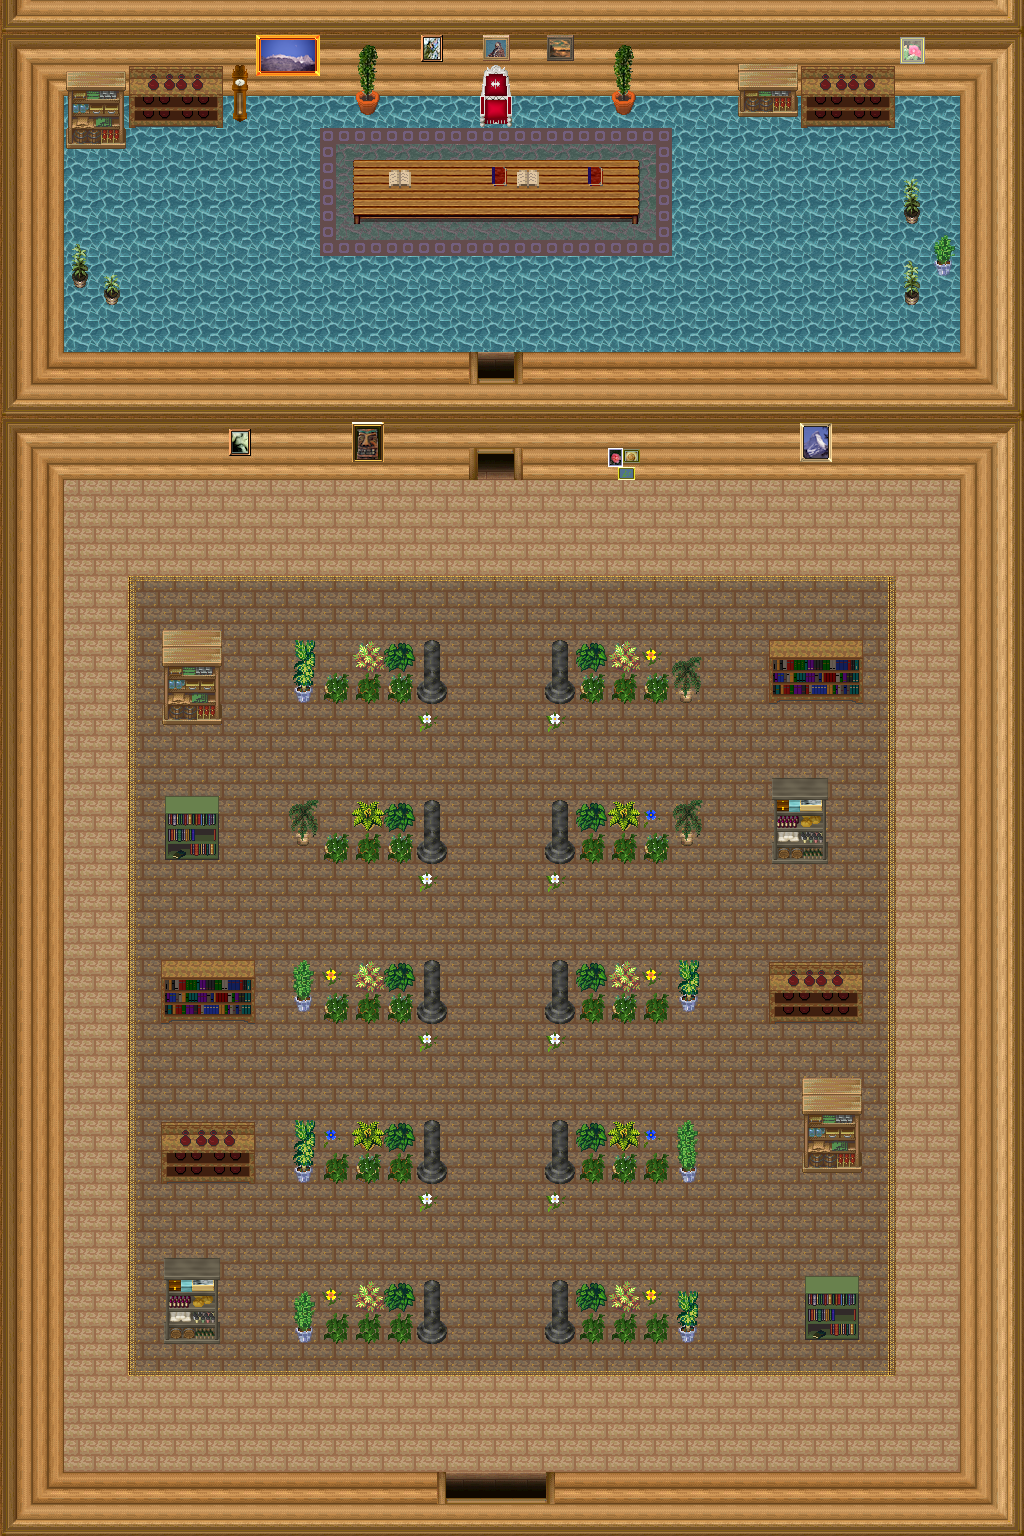

The image is a tile-based game level rendered from a .tmx file. Its description and source (layers, tilesets, objects; grid data summarised) follow:
An orthogonal 32x48 tile map with 32x32 px tiles, 5 tile layers (0_floor, 1_terrain, 2_object, 3_roof, ...), 2 hidden layers not drawn, 26 tilesets.

<map version="1.2" tiledversion="1.2.2" orientation="orthogonal" renderorder="right-down" width="32" height="48" tilewidth="32" tileheight="32" infinite="0" nextlayerid="8" nextobjectid="1">
 <tileset firstgid="1" name="carpets_2" tilewidth="32" tileheight="32" tilecount="12" columns="4">
  <image source="../../tileset/furniture/carpet/carpets_2.png" trans="ff00ff" width="128" height="96" />
 </tileset>
 <tileset firstgid="13" name="throne_small" tilewidth="32" tileheight="32" tilecount="2" columns="1">
  <image source="../../tileset/furniture/chair/throne_small.png" width="32" height="64" />
 </tileset>
 <tileset firstgid="15" name="rug_border" tilewidth="32" tileheight="32" tilecount="9" columns="3">
  <image source="../../tileset/furniture/carpet/rug_border.png" width="96" height="96" />
 </tileset>
 <tileset firstgid="24" name="bushes" tilewidth="32" tileheight="32" tilecount="10" columns="5">
  <image source="../../tileset/plant/bush/bushes.png" trans="ffffff" width="160" height="64" />
 </tileset>
 <tileset firstgid="34" name="wooden_rectangular" tilewidth="32" tileheight="32" tilecount="9" columns="3">
  <image source="../../tileset/furniture/table/wooden_rectangular.png" trans="ff00ff" width="96" height="96" />
 </tileset>
 <tileset firstgid="43" name="metal_and_stone" tilewidth="32" tileheight="32" tilecount="6" columns="3">
  <image source="../../tileset/item/statue/metal_and_stone.png" width="96" height="64" />
 </tileset>
 <tileset firstgid="49" name="pale_book_bottle_shelf" tilewidth="32" tileheight="32" tilecount="12" columns="3">
  <image source="../../tileset/furniture/shelve/pale_book_bottle_shelf.png" trans="ff00ff" width="96" height="128" />
 </tileset>
 <tileset firstgid="61" name="small" tilewidth="32" tileheight="32" tilecount="3" columns="3">
  <image source="../../tileset/furniture/picture/small.png" width="96" height="32" />
 </tileset>
 <tileset firstgid="64" name="pot_plant" tilewidth="32" tileheight="32" tilecount="3" columns="1">
  <image source="../../tileset/plant/indoor/pot_plant.png" width="32" height="96" />
 </tileset>
 <tileset firstgid="67" name="daisy_blue" tilewidth="32" tileheight="32" tilecount="8" columns="2">
  <image source="../../tileset/plant/flower/daisy_blue.png" trans="ffffff" width="64" height="128" />
 </tileset>
 <tileset firstgid="75" name="daisy_yellow" tilewidth="32" tileheight="32" tilecount="8" columns="2">
  <image source="../../tileset/plant/flower/daisy_yellow.png" trans="ffffff" width="64" height="128" />
 </tileset>
 <tileset firstgid="83" name="wooden_clock" tilewidth="32" tileheight="32" tilecount="6" columns="1">
  <image source="../../tileset/furniture/clock/wooden_clock.png" width="32" height="192" />
 </tileset>
 <tileset firstgid="89" name="daisy_white" tilewidth="32" tileheight="32" tilecount="8" columns="2">
  <image source="../../tileset/plant/flower/daisy_white.png" trans="ffffff" width="64" height="128" />
 </tileset>
 <tileset firstgid="97" name="book" tilewidth="32" tileheight="32" tilecount="4" columns="2">
  <image source="../../tileset/item/documents/book.png" width="64" height="64" />
 </tileset>
 <tileset firstgid="101" name="collision" tilewidth="32" tileheight="32" tilecount="1" columns="1">
  <image source="../../tileset/logic/collision.png" width="32" height="32" />
 </tileset>
 <tileset firstgid="102" name="protection" tilewidth="32" tileheight="32" tilecount="2" columns="2">
  <image source="../../tileset/logic/protection.png" width="64" height="32" />
 </tileset>
 <tileset firstgid="104" name="barrel" tilewidth="32" tileheight="32" tilecount="1" columns="1">
  <image source="../../tileset/item/pot/barrel_with_flower.png" width="32" height="32" />
 </tileset>
 <tileset firstgid="105" name="barrel2" tilewidth="32" tileheight="32" tilecount="2" columns="1">
  <image source="../../tileset/item/pot/barrel.png" width="32" height="64" />
 </tileset>
 <tileset firstgid="107" name="plants" tilewidth="32" tileheight="32" tilecount="12" columns="6">
  <image source="../../tileset/plant/indoor/pot_plant_1.png" width="192" height="64" />
 </tileset>
 <tileset firstgid="119" name="shelf" tilewidth="32" tileheight="32" tilecount="10" columns="2">
  <image source="../../tileset/furniture/shelve/shelf_4.png" width="64" height="160" />
 </tileset>
 <tileset firstgid="129" name="oil paintings" tilewidth="32" tileheight="32" tilecount="16" columns="4">
  <image source="../../tileset/furniture/picture/oil_paintings.png" width="128" height="128" />
 </tileset>
 <tileset firstgid="145" name="shelf3" tilewidth="32" tileheight="32" tilecount="10" columns="2">
  <image source="../../tileset/furniture/shelve/shelf_3.png" width="64" height="160" />
 </tileset>
 <tileset firstgid="155" name="shelf5" tilewidth="32" tileheight="32" tilecount="6" columns="2">
  <image source="../../tileset/furniture/shelve/green_bookshelf.png" width="64" height="96" />
 </tileset>
 <tileset firstgid="161" name="potted plants" tilewidth="32" tileheight="32" tilecount="6" columns="3">
  <image source="../../tileset/plant/indoor/potted_plants1.png" width="96" height="64" />
 </tileset>
 <tileset firstgid="167" name="sciany" tilewidth="32" tileheight="32" tilecount="27" columns="3">
  <image source="../../tileset/pol/waly/int_plazy.png" width="96" height="288" />
 </tileset>
 <tileset firstgid="194" name="doorsy" tilewidth="32" tileheight="32" tilecount="15" columns="5">
  <image source="../../tileset/pol/domki/drzwi/door_drewno_int.png" width="160" height="96" />
 </tileset>
 <layer id="1" name="0_floor" width="32" height="48">
  <data>[1536 cells, 1530 non-empty, 28 distinct tile ids]</data>
 </layer>
 <layer id="2" name="1_terrain" width="32" height="48">
  <data>[1536 cells, 638 non-empty, 36 distinct tile ids]</data>
 </layer>
 <layer id="3" name="2_object" width="32" height="48">
  <data>[1536 cells, 149 non-empty, 58 distinct tile ids]</data>
 </layer>
 <layer id="4" name="3_roof" width="32" height="48">
  <data>[1536 cells, 71 non-empty, 32 distinct tile ids]</data>
 </layer>
 <layer id="5" name="objects" width="32" height="48">
  <data>[1536 cells, 0 non-empty, 0 distinct tile ids]</data>
 </layer>
 <layer id="6" name="collision" width="32" height="48" visible="0">
  <data>[1536 cells, 570 non-empty, 1 distinct tile ids]</data>
 </layer>
 <layer id="7" name="protection" width="32" height="48" visible="0">
  <data>[1536 cells, 1536 non-empty, 1 distinct tile ids]</data>
 </layer>
</map>
